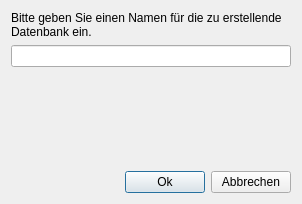
<?xml version="1.0" encoding="UTF-8"?>
<ui version="4.0">
 <class>CreateDatabaseDialog</class>
 <widget class="QDialog" name="CreateDatabaseDialog">
  <property name="geometry">
   <rect>
    <x>0</x>
    <y>0</y>
    <width>302</width>
    <height>204</height>
   </rect>
  </property>
  <property name="windowTitle">
   <string>Erstelle neue Datenbank</string>
  </property>
  <layout class="QVBoxLayout" name="verticalLayout">
   <item>
    <widget class="QLabel" name="label">
     <property name="text">
      <string>Bitte geben Sie einen Namen für die zu erstellende Datenbank ein.</string>
     </property>
     <property name="wordWrap">
      <bool>true</bool>
     </property>
    </widget>
   </item>
   <item>
    <widget class="QLineEdit" name="_lineName"/>
   </item>
   <item>
    <spacer name="verticalSpacer">
     <property name="orientation">
      <enum>Qt::Vertical</enum>
     </property>
     <property name="sizeHint" stdset="0">
      <size>
       <width>20</width>
       <height>58</height>
      </size>
     </property>
    </spacer>
   </item>
   <item>
    <layout class="QHBoxLayout" name="horizontalLayout">
     <item>
      <spacer name="horizontalSpacer">
       <property name="orientation">
        <enum>Qt::Horizontal</enum>
       </property>
       <property name="sizeHint" stdset="0">
        <size>
         <width>40</width>
         <height>20</height>
        </size>
       </property>
      </spacer>
     </item>
     <item>
      <widget class="QPushButton" name="_pushAccept">
       <property name="text">
        <string>Ok</string>
       </property>
      </widget>
     </item>
     <item>
      <widget class="QPushButton" name="_pushCancel">
       <property name="text">
        <string>Abbrechen</string>
       </property>
      </widget>
     </item>
    </layout>
   </item>
  </layout>
 </widget>
 <resources/>
 <connections/>
</ui>
